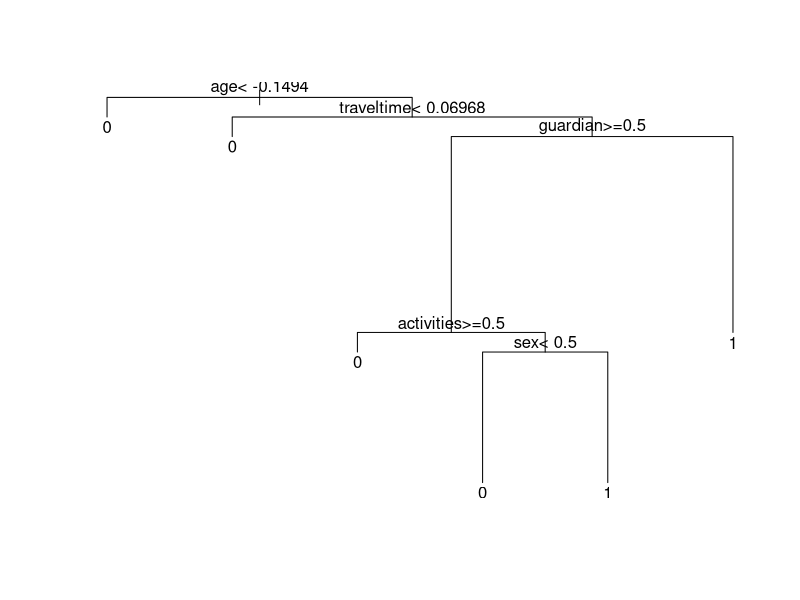
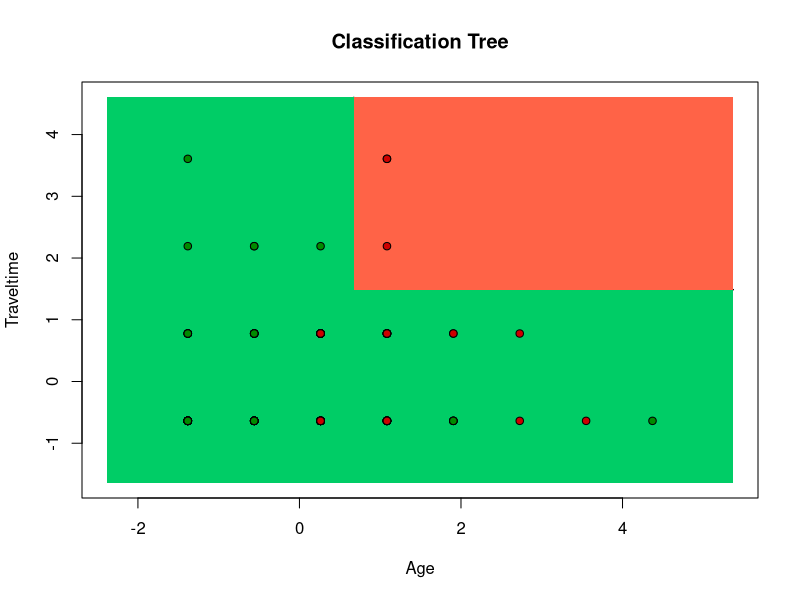
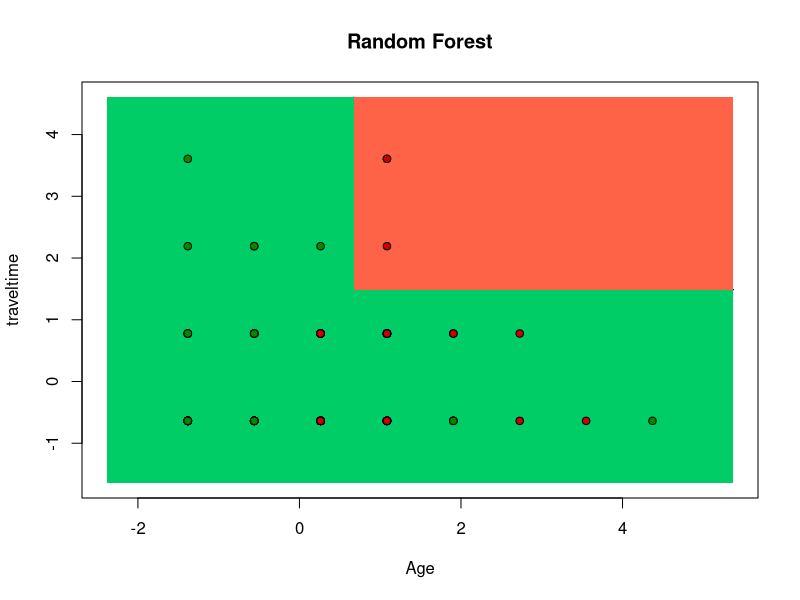

Recreate these plots in R, in order.
## ---- chunk 1
knitr::opts_chunk$set(echo = TRUE)
## ---- chunk 2
set.seed(123)
f_train <- read.csv2('education_train.csv', header = TRUE, encoding = 'UNICOD')
f_test <- read.csv2('education_test.csv', header = TRUE, encoding = 'UNICOD')
f_train <- f_train[-1]
f_test <- f_test[-1]
## ---- chunk 3
# install.packages('rpart')
library(rpart)
f_train$school <- as.factor(f_train$school)
f_test$school <- as.factor(f_test$school)
class_dt = rpart(school ~ ., data = f_train)
## ---- chunk 4
y <- predict(class_dt, f_test[-10], type = 'class')
## ---- chunk 5
cm = table(f_test[, 'school'], y)
print(cm)
## ---- chunk 6
plot(class_dt)
text(class_dt)
## ---- chunk 7
class_ct = rpart(school ~ age + traveltime, data = f_train)
## ---- chunk 8
y <- predict(class_ct, f_test[, c('age','traveltime')], type = 'class')
## ---- chunk 9
cm = table(f_test[, 'school'], y)
print(cm)
## ---- chunk 10
library(ggplot2)
set = f_test[,c('age','traveltime','school')]
X1 = seq(min(set['age']) - 1, max(set['age']) + 1, by = 0.01)
X2 = seq(min(set['traveltime']) - 1, max(set['traveltime']) + 1, by = 0.01)
grid_set = expand.grid(X1, X2)
colnames(grid_set) = c('age', 'traveltime')
y_grid = predict(class_ct, grid_set, type = 'class')
plot(set[, -3],
     main = 'Classification Tree',
     xlab = 'Age', ylab = 'Traveltime',
     xlim = range(X1), ylim = range(X2))
contour(X1, X2, matrix(as.numeric(y_grid), length(X1), length(X2)), add = TRUE)
points(grid_set, pch = '.', col = ifelse(y_grid == 1, 'tomato', 'springgreen3'))
points(set, pch = 21, bg = ifelse(set[, 3] == 1, 'red3', 'green4'))
## ---- chunk 11
# install.packages('randomForest')
library(randomForest)
set.seed(123)
class_rf = randomForest(school ~ age + traveltime, data = f_train, ntree = 10)
## ---- chunk 12
y <- predict(class_rf, f_test[, c('age','traveltime')])
## ---- chunk 13
cm = table(f_test[, 'school'], y)
print(cm)
## ---- chunk 14
set = f_test[,c('age','traveltime','school')]
X1 = seq(min(set['age']) - 1, max(set['age']) + 1, by = 0.01)
X2 = seq(min(set['traveltime']) - 1, max(set['traveltime']) + 1, by = 0.01)
grid_set = expand.grid(X1, X2)
colnames(grid_set) = c('age', 'traveltime')
y_grid = predict(class_rf, grid_set)
plot(set[, -3],
     main = 'Random Forest',
     xlab = 'Age', ylab = 'traveltime',
     xlim = range(X1), ylim = range(X2))
contour(X1, X2, matrix(as.numeric(y_grid), length(X1), length(X2)), add = TRUE)
points(grid_set, pch = '.', col = ifelse(y_grid == 1, 'tomato', 'springgreen3'))
points(set, pch = 21, bg = ifelse(set[, 3] == 1, 'red3', 'green4'))
